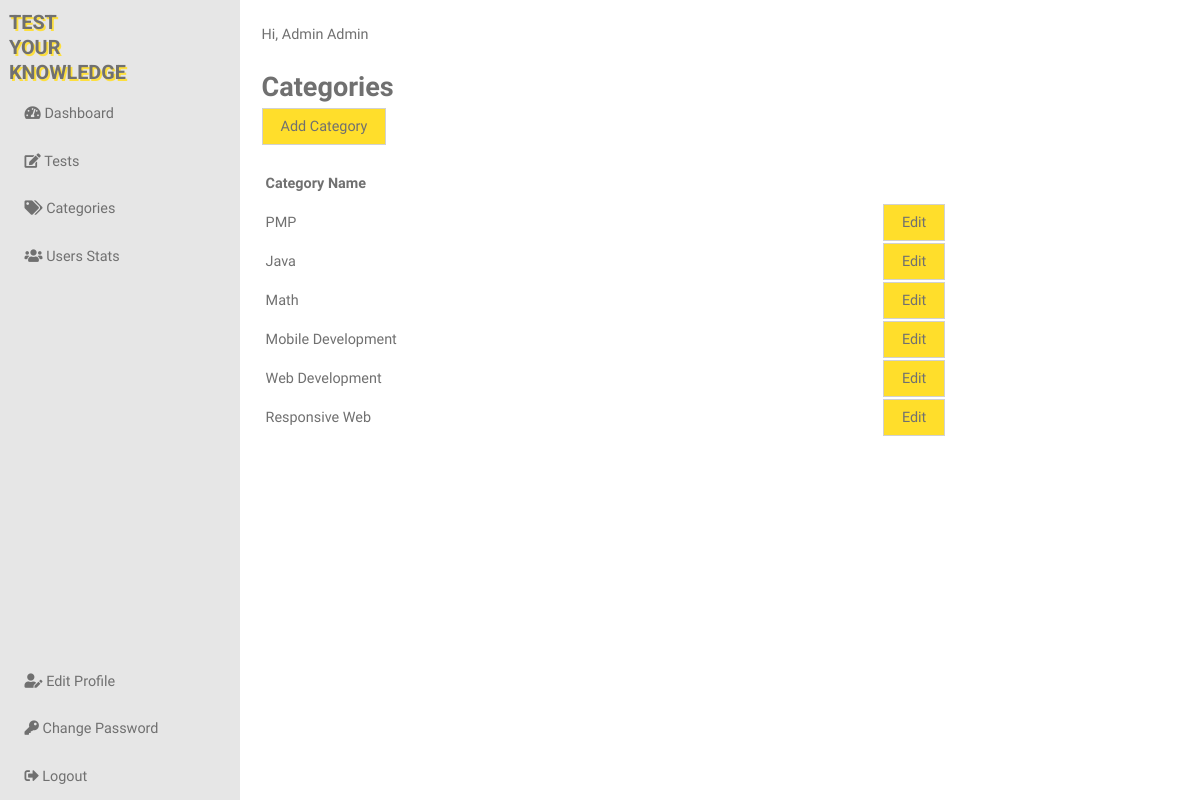
The page /admin/admin-categories-list.php (signed in) on the database its author committed.
### tables this page shows
CREATE TABLE IF NOT EXISTS `tb_categories` (
  `id` int(11) NOT NULL AUTO_INCREMENT,
  `name` varchar(50) NOT NULL,
  `createdDate` timestamp NOT NULL DEFAULT CURRENT_TIMESTAMP,
  `modifiedDate` timestamp NOT NULL DEFAULT CURRENT_TIMESTAMP,
  PRIMARY KEY (`id`)
);

### model/categories.php (called while the page is built, shortened)
<?php
class Category {
    private $id;
    private $name;
    public function getId(){
        return $this->id;
    }
    public function setId($id){
        $this->id = $id;
    }
    public function getName(){
        return $this->name;
    }
    public function setName($name){
        $this->name = $name;
    }
    public static function getAllCategories(){
        global $database;
        $query = "SELECT * FROM tb_categories";
        $result = $database->query($query);
        $categories = [];
        if($result->num_rows) {
            while($row = $result->fetch_assoc()){
                $categoryObject = new self;
                $categoryObject->setId($row['id']);
                $categoryObject->setName($row['name']);
                $categories[] = $categoryObject;
            }
        }
        return $categories;
    }
}
?>

### model/database.php (called while the page is built, shortened)
<?php
class Database {
    public $connection;
    public function getConnection(){
        $this->connection = new mysqli(DB_HOST, DB_USER, DB_PASSWORD, DB_NAME);
    }
    public function query($query){
        $result = $this->connection->query($query);
        return $result;
    }
}
?>

### view/categories.php (the view)
<?php
function showAllCategories($categories) {
    if(!empty($categories)){
        foreach ($categories as $category) {
            echo "<tr>";
                echo "<td>{$category->getName()}</td>";
                echo "<td><a href='admin-edit-category.php?categoryId={$category->getId()}' class='link-button m-b-10'>Edit</a></td>";
            echo "</tr>";
        }
    }
}
?>

### assets/css/style.css (style rules this page uses)
*, *::after, *::before { margin: 0; padding: 0; box-sizing: inherit; }
html { font-size: 62.5%; }
@media only screen and (max-width: 75em) { html { font-size: 56.25%; } }
body { box-sizing: border-box; font-family: "Nanum Gothic", sans-serif; font-size: 1.6rem; color: #707070; }
.m-b-10 { margin-bottom: 1rem; }
th, td { padding: 1rem 0; text-align: left; vertical-align: top; }
.form-button, .form-button-small, .link-button { background-color: #FFDE2B; padding: 1rem 2rem; font-size: 1.6rem; border: 1px solid #D1D1D1; outline: none; color: #707070; }
.link-button { text-decoration: none; }

### rows shown on the page
tb_categories: name "PMP"
tb_categories: name "Java"
tb_categories: name "Math"
tb_categories: name "Mobile Development"
tb_categories: name "Web Development"
tb_categories: name "Responsive Web"

### other values the page prints
$_SESSION['firstName'] "Admin"
$_SESSION['lastName'] "Admin"
